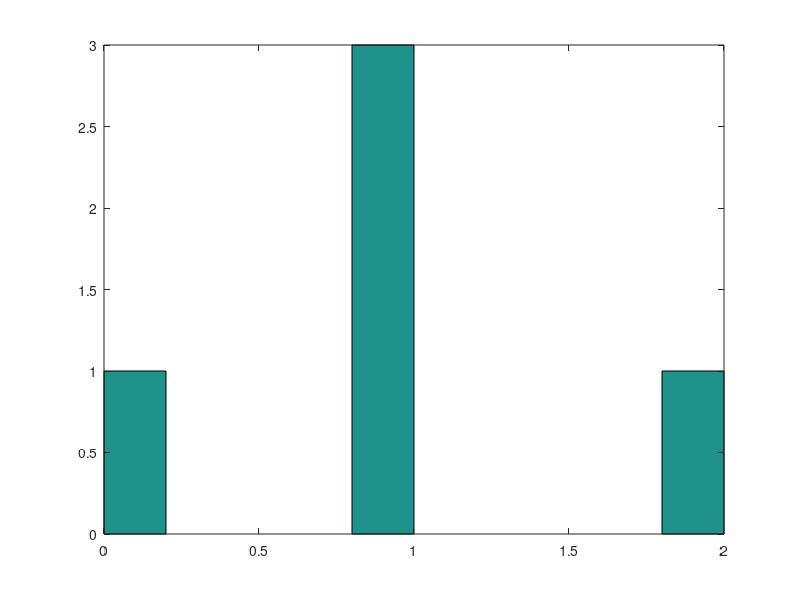

Write MATLAB code to recreate this figure.
pkg load statistics
N = input("Give the number of simulations N = ");
U = rand(3, N);
Y = (U < 0.5); % 1 - heads, 0 - tails
X = sum(Y); % sum each column
clf
hist(X)
